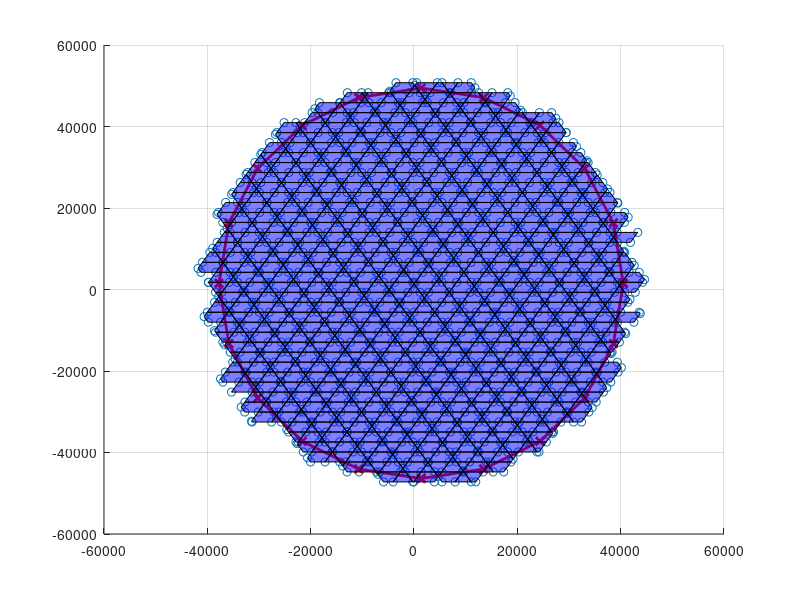

Write the MATLAB code that produced this figure.
clear all
close all
clc

points=load("points.txt");

patches=load("edges.txt");

poly=load("poly.txt");
center=poly(1,:);
poly=poly(2:end,:);

figure(1)
clf
hold on
size equal
plot(points(:,2),points(:,3),'o')
plot([poly(:,1);poly(1,1)],[poly(:,2);poly(1,2)],'x-r','Linewidth',2)
%text(points(:,2),points(:,3),num2str(points(:,1)))
%for n=1:size(poly,1)
%plot([center(1) poly(n,1)],[center(2) poly(n,2)],'r--')
%end
grid on

patchIDs=unique(patches(:,3));
patchSize=length(patchIDs)
for p=1:length(patchIDs)
    patchID=patchIDs(p);
    rows=find(patches(:,3)==patchID);
    edges=patches(rows,[1 2]);
    sourceRows=[];
    sinkRows=[];
    for r=1:size(edges,1)
        sourceRows=[sourceRows;find(points(:,1)==edges(r,1))];
        sinkRows=[sinkRows;find(points(:,1)==edges(r,2))];
    end
    patch(points(sourceRows,2),points(sourceRows,3),'b','FaceAlpha',0.5);
    drawnow
end
